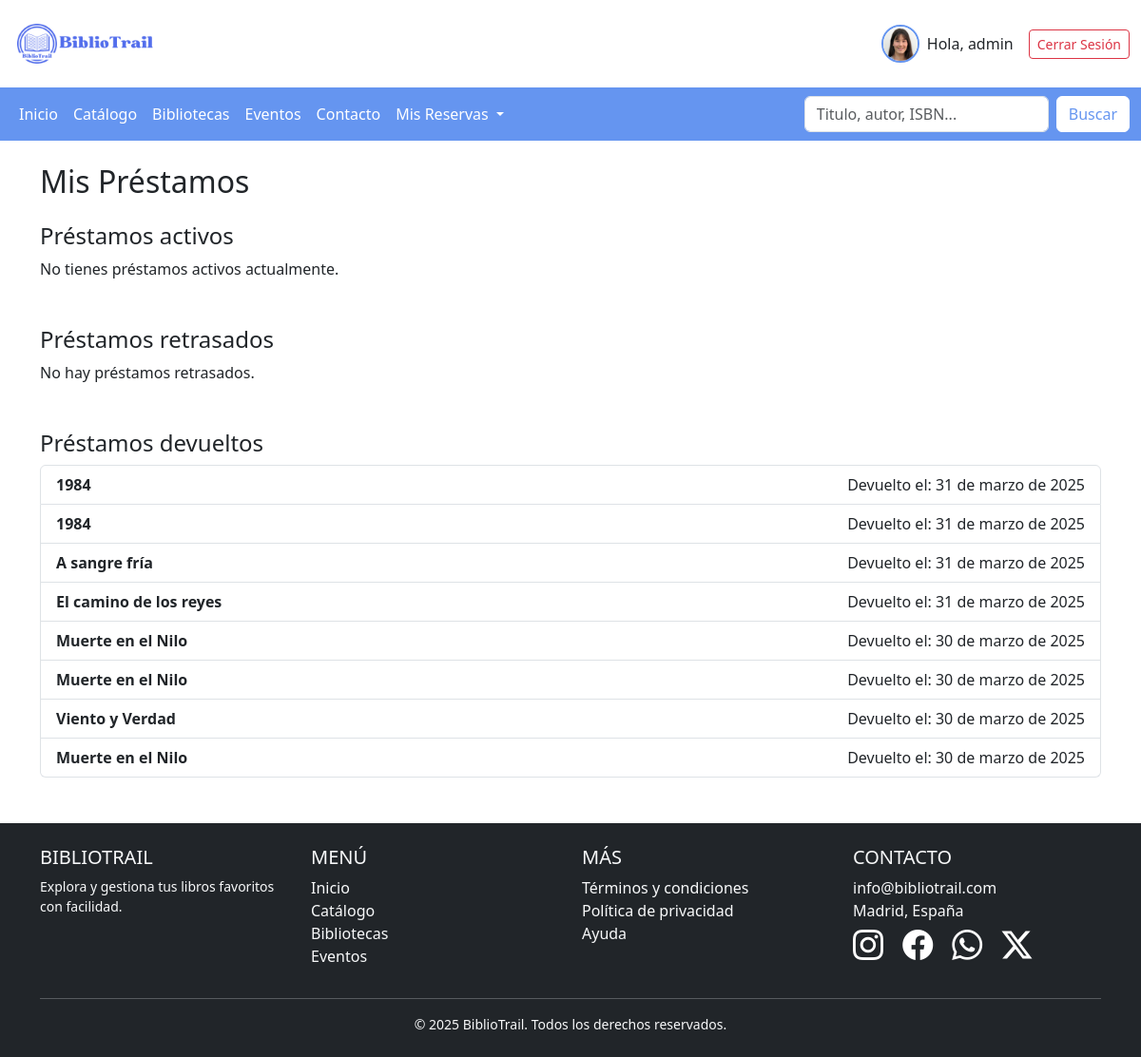
Page /reservas/mis-prestamos/ (signed in) on the earlier database version.
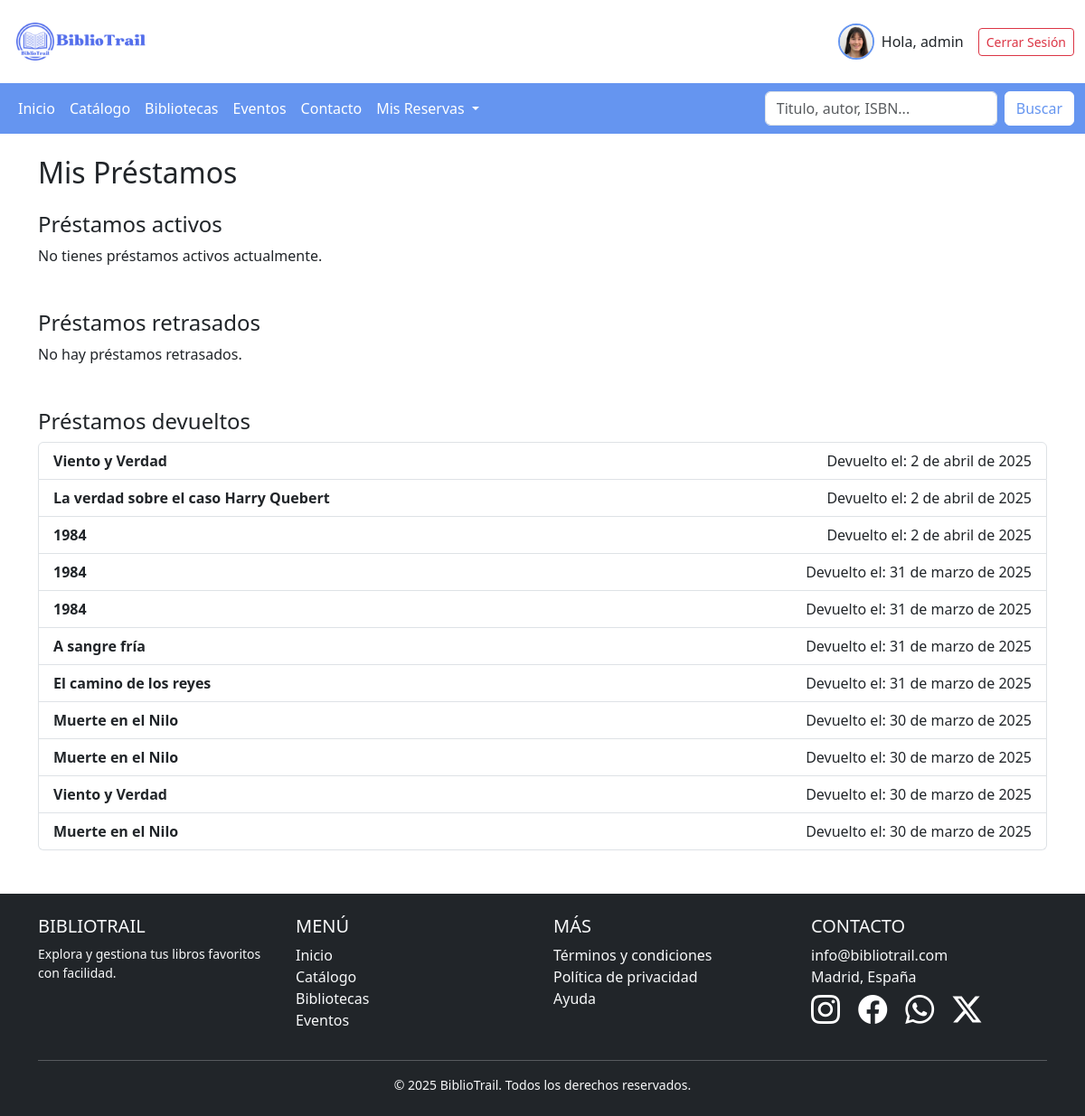
Same page on the later database version.
### catalogo/models.py (models this page shows, shortened)
class PrestamoUsuario(models.Model):
    usuario = models.ForeignKey(PerfilUsuario, on_delete=models.CASCADE)
    titulo_libro = models.CharField(max_length=200)  # Título del libro prestado
    biblioteca_origen = models.CharField(max_length=100)  # Ej: "biblioteca1" o una URL base
    ejemplar_id = models.CharField(max_length=100)  # UUID o ID que recibo desde la API de la biblioteca
    fecha_prestamo = models.DateField(default=timezone.now)
    fecha_devolucion = models.DateField(null=True, blank=True)
    fecha_limite = models.DateField(null=True, blank=True)
    ESTADO = (
        ('a', 'Activo'),
        ('d', 'Devuelto'),
        ('r', 'Retrasado'),
    )
    estado = models.CharField(max_length=1, choices=ESTADO, default='a')
    class Meta:
        ordering = ['-fecha_prestamo']
        verbose_name = "Préstamo de usuario"
        verbose_name_plural = "Préstamos de usuarios"

### reservas/views.py (the view, shortened to what this page needs)
# urls.py: path('mis-prestamos/', views.mis_prestamos, name='mis_prestamos'),
@login_required
def mis_prestamos(request):
    usuario = request.user.perfil
    prestamos_qs = PrestamoUsuario.objects.filter(usuario=usuario, estado__in=['a', 'r'])
    prestamos_activos = []
    prestamos_devueltos = PrestamoUsuario.objects.filter(usuario=usuario, estado='d')
    return render(request, "reservas/mis_prestamos.html", {
        "prestamos_activos": prestamos_activos,
        "prestamos_devueltos": prestamos_devueltos,
    })

### reservas/templates/reservas/mis_prestamos.html
{% extends "BibliotrailApp/base.html" %}
{% load static %}
{% block content %}
<div class="container mt-4">
    <h2 class="mb-4">Mis Préstamos</h2>
    <div class="mb-5">
        <h4>Préstamos activos</h4>
        {% if prestamos_activos %}
            <div class="row">
                {% for prestamo in prestamos_activos %}
                <div class="col-12 mb-3">
                    <div class="card shadow-sm" style="background-color: #f0f4fa; font-size: 0.9rem;">
                      <div class="row g-0 align-items-center">
                        <div class="col-3 col-sm-2 col-md-2 d-flex justify-content-center">
                          {% if prestamo.portada %}
                            <img src="{{ prestamo.portada }}" class="img-fluid rounded-start p-2" alt="Portada del libro" style="max-height: 160px; object-fit: contain;">
                          {% else %}
                            <img src="https://via.placeholder.com/120x160" class="img-fluid rounded-start p-2" alt="Portada no disponible" style="max-height: 160px;">
                          {% endif %}
                        </div>
                        <div class="col-7 col-sm-8 col-md-8 border-end" style="padding: 12px 16px;">
                          <h5 class="card-title mb-2">{{ prestamo.titulo_libro }}</h5>
                          <p class="mb-1"><strong>Autor:</strong> {{ prestamo.autor|default:"No disponible" }}</p>
                          <p class="mb-1"><strong>Editorial:</strong> {{ prestamo.editorial|default:"-" }}</p>
                        </div>
                        <div class="col-2 d-flex flex-column justify-content-center align-items-center p-2 text-center">
                          <small><strong>Reservado:</strong><br>{{ prestamo.fecha_prestamo }}</small>
                          <small class="mt-1" style="color: red;"><strong>Caduca:</strong><br>{{ prestamo.fecha_limite }}</small>
                          {% if prestamo.estado == 'r' %}
                            <small class="text-danger mt-1">Retrasado</small>
                          {% endif %}
                        </div>
                      </div>
                    </div>
                  </div>
                {% endfor %}
            </div>
        {% else %}
            <p>No tienes préstamos activos actualmente.</p>
        {% endif %}
    </div>
    <div class="mb-5">
        <h4>Préstamos retrasados</h4>
        {% if prestamos_retrasados %}
            <ul class="list-group">
                {% for prestamo in prestamos_retrasados %}
                    <li class="list-group-item d-flex justify-content-between align-items-center">
                        <strong>{{ prestamo.titulo_libro }}</strong>
                        <span style="color: red;">
                            Vencía: {{ prestamo.fecha_limite|default:"Desconocida" }}
                        </span>
                    </li>
                {% endfor %}
            </ul>
        {% else %}
            <p>No hay préstamos retrasados.</p>
        {% endif %}
    </div>
    <div>
        <h4>Préstamos devueltos</h4>
        {% if prestamos_devueltos %}
            <ul class="list-group">
                {% for prestamo in prestamos_devueltos %}
                    <li class="list-group-item d-flex justify-content-between align-items-center">
                        <strong>{{ prestamo.titulo_libro }}</strong>
                        <span>
                            Devuelto el: {{ prestamo.fecha_devolucion }}
                        </span>
                    </li>
                {% endfor %}
            </ul>
        {% else %}
            <p>No has devuelto ningún libro todavía.</p>
        {% endif %}
    </div>
</div>
{% endblock %}

Differences in the rows shown:
added PrestamoUsuario: titulo_libro "Viento y Verdad", fecha_devolucion "2 de abril de 2025"
added PrestamoUsuario: titulo_libro "La verdad sobre el caso Harry Quebert", fecha_devolucion "2 de abril de 2025"
added PrestamoUsuario: titulo_libro "1984", fecha_devolucion "2 de abril de 2025"
